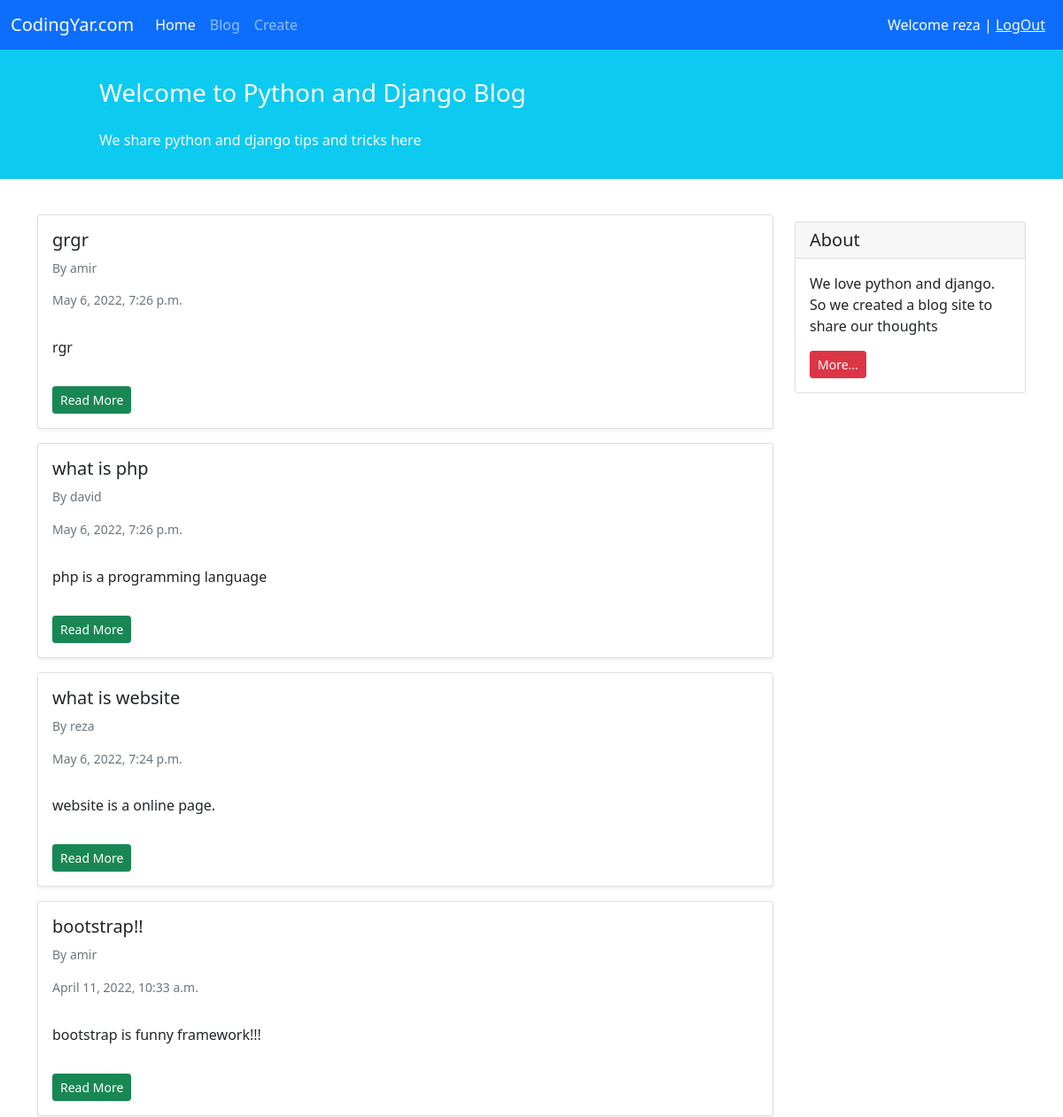
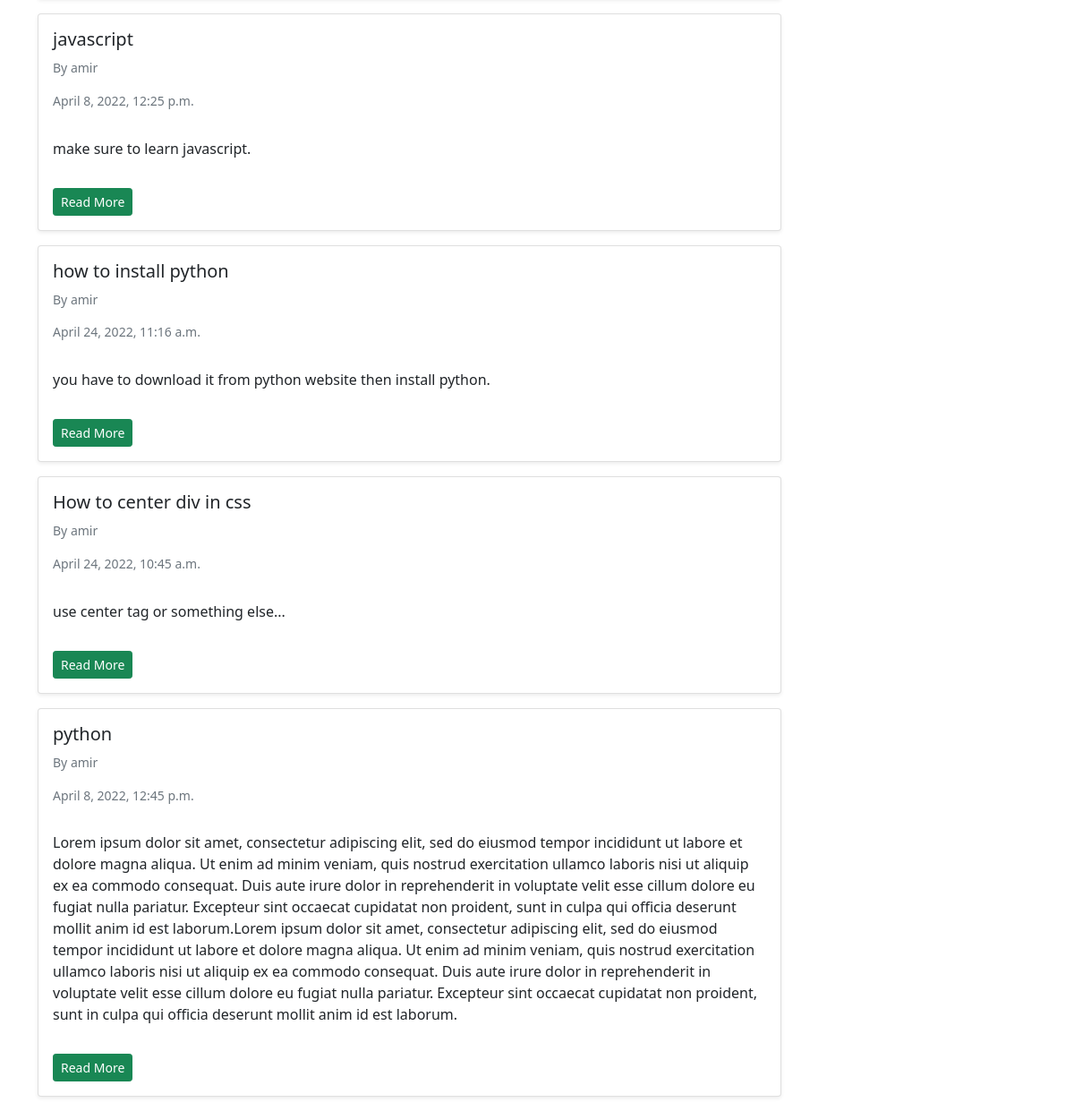
Screenshot of /blog/ (signed in) with the database file from the repository (2 pictures, top to bottom).
### blog/models.py (models this page shows, shortened)
class Post(models.Model):
    STATUS_CHOICES = (
        ('pub', 'Published'),
        ('drf', 'Draft')
    )
    title = models.CharField(max_length=100)
    text = models.TextField()
    author = models.ForeignKey('auth.User', on_delete=models.CASCADE)
    datetime_created = models.DateTimeField(auto_now_add=True)
    datetime_modified = models.DateTimeField(auto_now=True)
    status = models.CharField(choices=STATUS_CHOICES, max_length=3)

### blog/views.py (the view)
# urls.py: path('', views.PostListView.as_view(), name='posts_lists'),
class PostListView(generic.ListView):
    template_name = 'blog/posts_list.html'
    context_object_name = 'posts_list'
    def get_queryset(self):
        return Post.objects.filter(status='pub').order_by('-datetime_modified')

### blog/templates/blog/posts_list.html (shortened to what this page needs)
{% extends '_base.html' %}
{% block content %}
    <div class="container mt-4">
        <div class="row">
            <div class="col-9">
                {% for post in posts_list %}
                    <div class="card shadow-sm my-3">
                        <div class="card-body">
                            <h5 class="card-title">{{ post.title }}</h5>
                            <h6 class="card-subtitle mb-2 text-muted small py-2">By {{ post.author }}</h6>
                            <h6 class="card-subtitle mb-2 text-muted small py-2">{{ post.datetime_created }}</h6>
                            <p class="card-text py-3">
                                {{ post.text }}
                            </p>
                            <a href="{% url 'post_detail' post.id %}" class="btn btn-sm btn-success">Read More</a>
                        </div>
                    </div>
                {% endfor %}
            </div>
            <div class="col-3">
                <div class="card my-4">
                    <h5 class="card-header">About</h5>
                    <div class="card-body">
                        <p class="card-text">We love python and django. So we created a blog site to share our
                            thoughts</p>
                        <a href="#"
                           class="btn btn-sm btn-danger">
                            More...
                        </a>
                    </div>
                </div>
            </div>
        </div>
    </div>
{% endblock content %}

### templates/_base.html (shortened to what this page needs)
<!doctype html>
<html lang="en">
<head>
    <link href="https://cdn.jsdelivr.net/npm/bootstrap@5.1.3/dist/css/bootstrap.min.css" rel="stylesheet"
>
</head>
<body>
<nav class="navbar navbar-expand-lg navbar-dark bg-primary">
    <div class="container-fluid">
        <a class="navbar-brand" href="#">CodingYar.com</a>
        <div class="collapse navbar-collapse" id="navbarNavAltMarkup">
            <div class="navbar-nav">
                <a class="nav-link active" aria-current="page" href="{% url 'home' %}">Home</a>
                <a class="nav-link" href="{% url 'posts_lists' %}">Blog</a>
                <a class="nav-link" href="{% url 'post_create' %}">Create</a>
            </div>
        </div>
        <div class="mx-2 text-white">
            {% if user.is_authenticated %}
                Welcome {{ user.username }} | <a class="text-light" href="{% url 'logout' %}">LogOut</a>
            {% else %}
            <a class="text-light" href="{% url 'login' %}">LogIn</a>|<a class="text-light" href="{% url 'signup' %}">SignUp</a>
            {% endif %}
        </div>
    </div>
</nav>
<div class="container-fluid bg-info">
    <div class="row py-3">
        <div class="col-md-8 col-md-10 mx-auto">
            <h3 class="my-4 mt-3 text-white">Welcome to Python and Django Blog</h3>
            <p class="text-light">We share python and django tips and tricks here</p>
        </div>
    </div>
</div>
{% block content %}
{% endblock content%}
</body>
</html>

### rows the page displays
Post: title "grgr", author "amir", datetime_created "May 6, 2022, 7:26 p.m.", text "rgr"
Post: title "what is php", author "david", datetime_created "May 6, 2022, 7:26 p.m.", text "php is a programming language"
Post: title "what is website", author "reza", datetime_created "May 6, 2022, 7:24 p.m.", text "website is a online page."
Post: title "bootstrap!!", author "amir", datetime_created "April 11, 2022, 10:33 a.m.", text "bootstrap is funny framework!!!"
Post: title "javascript", author "amir", datetime_created "April 8, 2022, 12:25 p.m.", text "make sure to learn javascript."
Post: title "how to install python", author "amir", datetime_created "April 24, 2022, 11:16 a.m.", text "you have to download it from python website then install python."
Post: title "How to center div in css", author "amir", datetime_created "April 24, 2022, 10:45 a.m.", text "use center tag or something else..."
Post: title "python", author "amir", datetime_created "April 8, 2022, 12:45 p.m.", text "Lorem ipsum dolor sit amet, consectetur adipiscing elit, sed do eiusmod tempor incididunt ut labore et dolore magna aliqua. Ut enim ad minim veniam, quis nostrud exercitation ullamco laboris nisi ut aliquip ex ea commodo consequat. Duis aute irure dolor in reprehenderit in voluptate velit esse cillum dolore eu fugiat nulla pariatur. Excepteur sint occaecat cupidatat non proident, sunt in culpa qui officia deserunt mollit anim id est laborum.Lorem ipsum dolor sit amet, consectetur adipiscing elit, sed do eiusmod tempor incididunt ut labore et dolore magna aliqua. Ut enim ad minim veniam, quis nostrud exercitation ullamco laboris nisi ut aliquip ex ea commodo consequat. Duis aute irure dolor…"

### other values shown
{{ user.username }} "reza"
